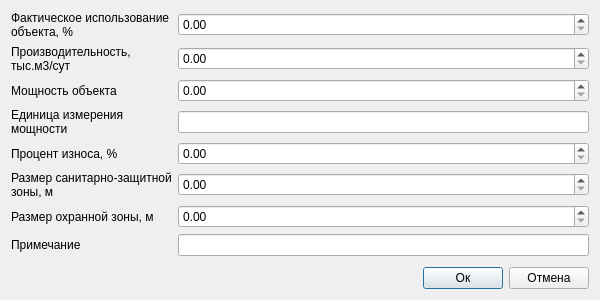
<?xml version="1.0" encoding="UTF-8"?>
<ui version="4.0">
 <class>Dialog</class>
 <widget class="QDialog" name="Dialog">
  <property name="geometry">
   <rect>
    <x>0</x>
    <y>0</y>
    <width>600</width>
    <height>300</height>
   </rect>
  </property>
  <property name="minimumSize">
   <size>
    <width>600</width>
    <height>300</height>
   </size>
  </property>
  <property name="windowTitle">
   <string>Объекты водоснабжения (маркер): Дополнительные атрибуты </string>
  </property>
  <property name="accessibleName">
   <string notr="true">btnSave</string>
  </property>
  <layout class="QVBoxLayout" name="verticalLayout_2">
   <item>
    <layout class="QGridLayout" name="gridLayout_2">
     <item row="0" column="1">
      <layout class="QHBoxLayout" name="horizontalLayout_4">
       <item>
        <layout class="QGridLayout" name="gridLayout_3">
         <item row="9" column="0">
          <widget class="QLabel" name="label_13">
           <property name="text">
            <string>Размер санитарно-защитной 
зоны, м</string>
           </property>
          </widget>
         </item>
         <item row="6" column="1">
          <widget class="QLineEdit" name="tbPowerUnit">
           <property name="clearButtonEnabled">
            <bool>true</bool>
           </property>
          </widget>
         </item>
         <item row="6" column="0">
          <widget class="QLabel" name="label_22">
           <property name="text">
            <string>Единица измерения
мощности</string>
           </property>
          </widget>
         </item>
         <item row="13" column="0">
          <widget class="QLabel" name="label">
           <property name="text">
            <string>Примечание</string>
           </property>
          </widget>
         </item>
         <item row="4" column="1">
          <widget class="QgsDoubleSpinBox" name="sbPower">
           <property name="maximum">
            <double>10000000.000000000000000</double>
           </property>
           <property name="clearValue">
            <bool>true</bool>
           </property>
          </widget>
         </item>
         <item row="2" column="0">
          <widget class="QLabel" name="label_12">
           <property name="text">
            <string>Производительность,
тыс.м3/сут</string>
           </property>
          </widget>
         </item>
         <item row="13" column="1">
          <widget class="QLineEdit" name="tbNote">
           <property name="clearButtonEnabled">
            <bool>true</bool>
           </property>
          </widget>
         </item>
         <item row="11" column="0">
          <widget class="QLabel" name="label_9">
           <property name="text">
            <string>Размер охранной зоны, м</string>
           </property>
          </widget>
         </item>
         <item row="7" column="1">
          <widget class="QgsDoubleSpinBox" name="sbWearPercentage">
           <property name="maximum">
            <double>100.000000000000000</double>
           </property>
           <property name="clearValue">
            <bool>true</bool>
           </property>
          </widget>
         </item>
         <item row="4" column="0">
          <widget class="QLabel" name="label_8">
           <property name="text">
            <string>Мощность объекта</string>
           </property>
          </widget>
         </item>
         <item row="9" column="1">
          <widget class="QgsDoubleSpinBox" name="sbSizeOfSanitaryProtectionZone">
           <property name="maximum">
            <double>10000000.000000000000000</double>
           </property>
           <property name="clearValue">
            <bool>true</bool>
           </property>
          </widget>
         </item>
         <item row="2" column="1">
          <widget class="QgsDoubleSpinBox" name="sbCapacity">
           <property name="maximum">
            <double>10000000.000000000000000</double>
           </property>
           <property name="clearValue">
            <bool>true</bool>
           </property>
          </widget>
         </item>
         <item row="0" column="0">
          <widget class="QLabel" name="label_11">
           <property name="text">
            <string>Фактическое использование 
объекта, %</string>
           </property>
          </widget>
         </item>
         <item row="0" column="1">
          <widget class="QgsDoubleSpinBox" name="sbActualUseOfTheObject">
           <property name="maximum">
            <double>100.000000000000000</double>
           </property>
           <property name="clearValue">
            <bool>true</bool>
           </property>
          </widget>
         </item>
         <item row="7" column="0">
          <widget class="QLabel" name="label_24">
           <property name="text">
            <string>Процент износа, %</string>
           </property>
          </widget>
         </item>
         <item row="11" column="1">
          <widget class="QgsDoubleSpinBox" name="sbGuardZoneSize">
           <property name="maximum">
            <double>10000000.000000000000000</double>
           </property>
           <property name="clearValue">
            <bool>true</bool>
           </property>
          </widget>
         </item>
        </layout>
       </item>
      </layout>
     </item>
     <item row="3" column="1">
      <layout class="QHBoxLayout" name="horizontalLayout">
       <item>
        <spacer name="horizontalSpacer">
         <property name="orientation">
          <enum>Qt::Horizontal</enum>
         </property>
         <property name="sizeHint" stdset="0">
          <size>
           <width>40</width>
           <height>20</height>
          </size>
         </property>
        </spacer>
       </item>
       <item>
        <widget class="QPushButton" name="btnOk">
         <property name="accessibleName">
          <string notr="true">btnSave</string>
         </property>
         <property name="text">
          <string>Ок</string>
         </property>
         <property name="default">
          <bool>true</bool>
         </property>
        </widget>
       </item>
       <item>
        <widget class="QPushButton" name="btnCancel">
         <property name="accessibleName">
          <string notr="true">btnCancel</string>
         </property>
         <property name="text">
          <string>Отмена</string>
         </property>
        </widget>
       </item>
      </layout>
     </item>
     <item row="2" column="1">
      <layout class="QHBoxLayout" name="horizontalLayout_2">
       <item>
        <spacer name="verticalSpacer">
         <property name="orientation">
          <enum>Qt::Vertical</enum>
         </property>
         <property name="sizeHint" stdset="0">
          <size>
           <width>20</width>
           <height>40</height>
          </size>
         </property>
        </spacer>
       </item>
      </layout>
     </item>
    </layout>
   </item>
  </layout>
 </widget>
 <customwidgets>
  <customwidget>
   <class>QgsDoubleSpinBox</class>
   <extends>QDoubleSpinBox</extends>
   <header>qgsdoublespinbox.h</header>
  </customwidget>
 </customwidgets>
 <tabstops>
  <tabstop>sbActualUseOfTheObject</tabstop>
  <tabstop>sbCapacity</tabstop>
  <tabstop>sbPower</tabstop>
  <tabstop>tbPowerUnit</tabstop>
  <tabstop>sbWearPercentage</tabstop>
  <tabstop>sbSizeOfSanitaryProtectionZone</tabstop>
  <tabstop>sbGuardZoneSize</tabstop>
  <tabstop>tbNote</tabstop>
  <tabstop>btnOk</tabstop>
  <tabstop>btnCancel</tabstop>
 </tabstops>
 <resources/>
 <connections/>
</ui>
